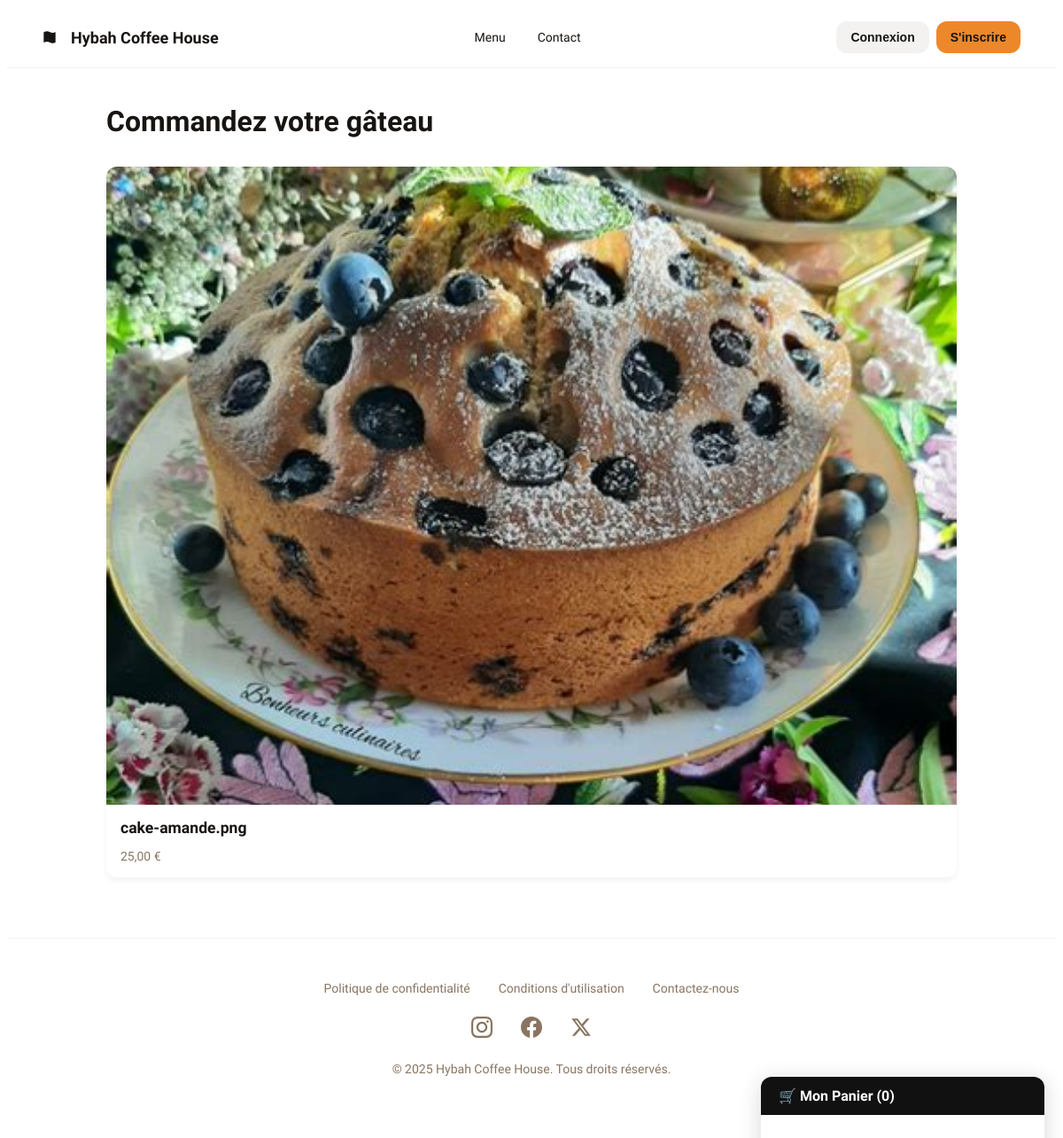
The app's page /gateaux/, older data.
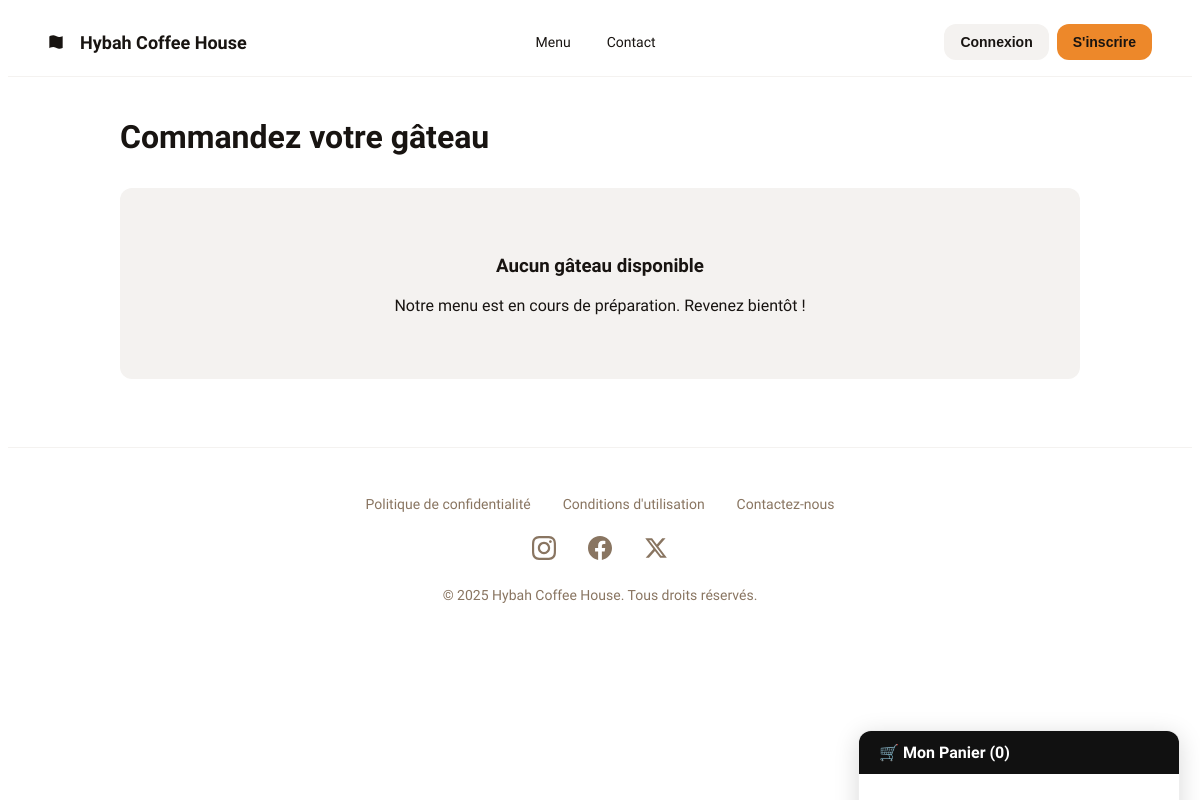
The same page, newer data.
### gateaux/models.py (models this page shows, shortened)
class Gateau(models.Model):
    nom = models.CharField(max_length=100)
    description = models.TextField()
    prix = models.DecimalField(max_digits=6, decimal_places=2)
    photo = models.ImageField(upload_to='photos_gateaux/', null=True, blank=True)
    class Meta:
        verbose_name = "gâteau"
        verbose_name_plural = "gâteaux"

### gateaux/views.py (the view)
# urls.py: path('', views.liste_gateaux, name='liste_gateaux'),
def liste_gateaux(request):
    tous_les_gateaux = Gateau.objects.all()
    context = { 'gateaux': tous_les_gateaux,
               'show_panier': True,}
    return render(request, 'gateaux/liste_gateaux.html', context)

### gateaux/templates/gateaux/liste_gateaux.html
{% extends 'base.html' %}
{% load static %}
{% block content %}
    <h1>Commandez votre gâteau</h1>
    <div class="menu-grid" style="margin-top: 2rem;">
        {% for gateau in gateaux %}
            <a href="{% url 'detail_gateau' gateau.id %}" class="product-card" style="text-decoration: none; color: inherit;">
                {% if gateau.photo %}
                    <img src="{{ gateau.photo.url }}" alt="{{ gateau.nom }}">
                {% else %}
                    <img src="https://via.placeholder.com/400x300.png?text=Image+Indisponible" alt="Image indisponible">
                {% endif %}
                <div class="product-card-body">
                    <h3>{{ gateau.nom }}</h3>
                    <p>{{ gateau.prix }} €</p>
                </div>
            </a>
        {% empty %}
            <div class="empty-cart" style="grid-column: 1 / -1;">
                <h3>Aucun gâteau disponible</h3>
                <p>Notre menu est en cours de préparation. Revenez bientôt !</p>
            </div>
        {% endfor %}
    </div>
{% endblock %}
{% block panier_chatbot %}
    {% include 'partials/panier_chatbot.html' %}
{% endblock %}

Row changes from the older to the newer data that the page shows:
removed Gateau: photo (picture), nom "cake-amande.png", prix "25,00"
Text that changed along with them:
text now shown: "Aucun gâteau disponible Notre menu est en cours de préparation. Revenez bientôt !"
